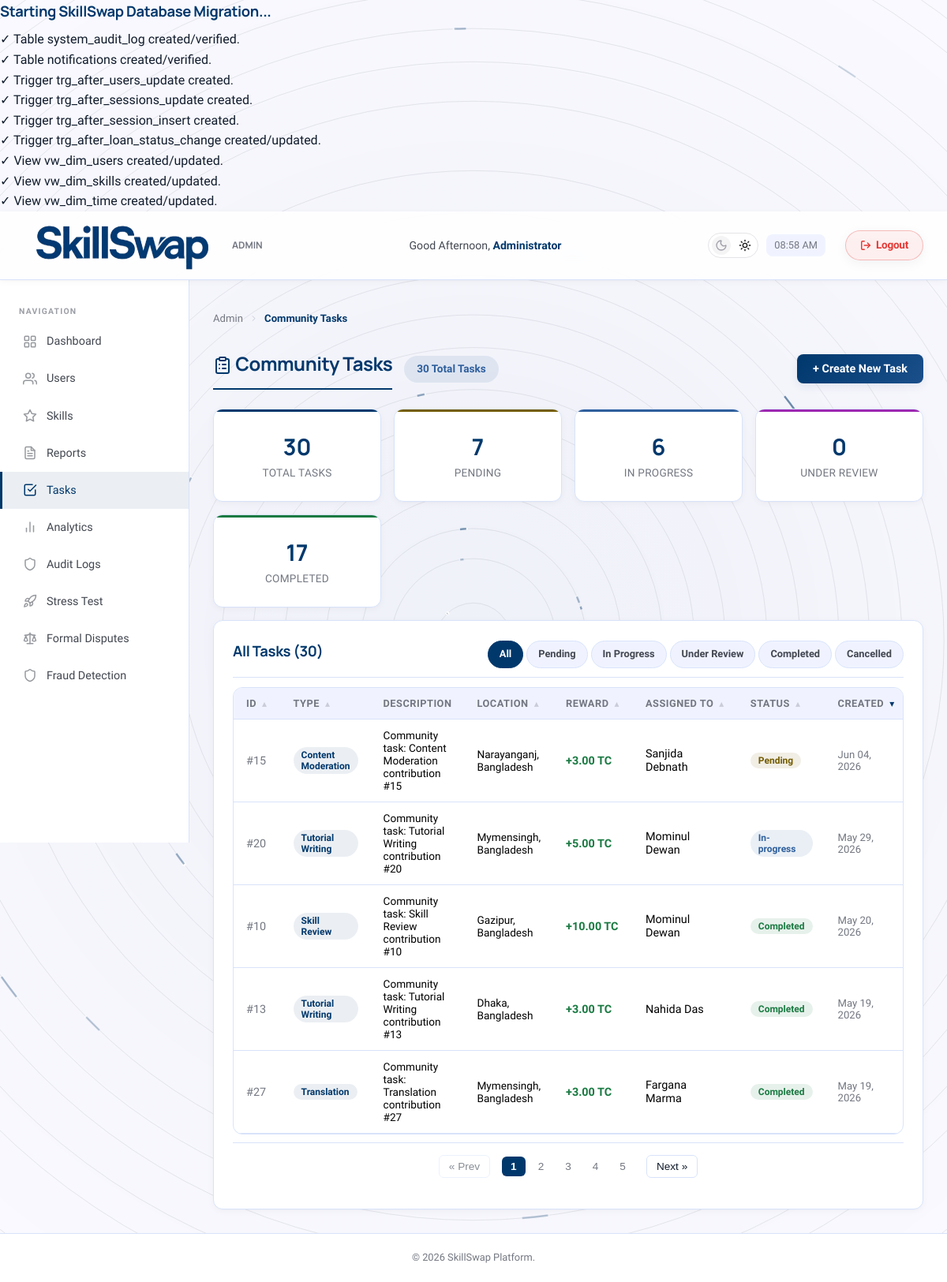
Screenshot of /admin/community_tasks.php (signed in) with the database file from the repository.
### tables this page shows
CREATE TABLE IF NOT EXISTS community_task (
    task_id INT AUTO_INCREMENT PRIMARY KEY,
    user_id INT,
    task_type VARCHAR(50),
    description TEXT,
    location VARCHAR(100),
    credit_reward DECIMAL(10, 2) DEFAULT 5.00,
    status ENUM('pending', 'in-progress', 'under-review', 'completed', 'cancelled') DEFAULT 'pending',
    submission_note TEXT,
    assigned_at TIMESTAMP DEFAULT CURRENT_TIMESTAMP,
    completed_at TIMESTAMP NULL,
    FOREIGN KEY (user_id) REFERENCES users(user_id) ON DELETE SET NULL
);

CREATE TABLE IF NOT EXISTS users (
    user_id INT AUTO_INCREMENT PRIMARY KEY,
    name VARCHAR(100) NOT NULL,
    email VARCHAR(100) UNIQUE NOT NULL,
    password_hash VARCHAR(255) NOT NULL,
    location VARCHAR(100) NOT NULL,
    bio TEXT,
    profile_photo MEDIUMBLOB,
    profile_photo_mime VARCHAR(50),
    reliability_score DECIMAL(5, 2) DEFAULT NULL,
    status ENUM('active', 'suspended') DEFAULT 'active',
    created_at TIMESTAMP DEFAULT CURRENT_TIMESTAMP,
    last_active_at TIMESTAMP DEFAULT CURRENT_TIMESTAMP ON UPDATE CURRENT_TIMESTAMP,
    availability_schedule TEXT,
    availability_locked TINYINT(1) DEFAULT 0
);

### admin/community_tasks.php (the view, shortened to what this page needs)
<?php
require_once __DIR__ . '/../config/db.php';
$status_filter = trim($_GET['status'] ?? '');
$where_clause = '';
$sort = trim($_GET['sort'] ?? 'created');
$order = trim($_GET['order'] ?? 'desc');
$allowed_sorts = [
    'id' => 'ct.task_id',
    'type' => 'ct.task_type',
    'location' => 'ct.location',
    'reward' => 'ct.credit_reward',
    'assigned' => 'u.name',
    'status' => 'ct.status',
    'created' => 'ct.assigned_at'
];
$sort_col = $allowed_sorts[$sort] ?? 'ct.assigned_at';
$order = (strtolower($order) === 'asc') ? 'ASC' : 'DESC';
function getSortUrl($col, $dir, $status) {
    $query = [
        'sort' => $col,
        'order' => $dir
    ];
    return 'community_tasks.php?' . http_build_query($query);
}
function renderSortButtons($col, $current_sort, $current_order, $status) {
    if ($current_sort === $col) {
        if (strtolower($current_order) === 'asc') {
            $url = getSortUrl($col, 'desc', $status);
            return '
            <span class="sort-arrows">
                <a href="' . $url . '" class="sort-arrow active" title="Sorted Ascending. Click to sort Descending">&#x25B4;</a>
            </span>';
        } else {
            $url = getSortUrl($col, 'asc', $status);
            return '
            <span class="sort-arrows">
                <a href="' . $url . '" class="sort-arrow active" title="Sorted Descending. Click to sort Ascending">&#x25BE;</a>
            </span>';
        }
    } else {
        $url = getSortUrl($col, 'asc', $status);
        return '
        <span class="sort-arrows">
            <a href="' . $url . '" class="sort-arrow" title="Click to sort Ascending">&#x25B4;</a>
        </span>';
    }
}
$count_all = $conn->query("SELECT COUNT(*) AS cnt FROM community_task")->fetch_assoc()['cnt'];
$count_pending = $conn->query("SELECT COUNT(*) AS cnt FROM community_task WHERE status = 'pending'")->fetch_assoc()['cnt'];
$count_progress = $conn->query("SELECT COUNT(*) AS cnt FROM community_task WHERE status = 'in-progress'")->fetch_assoc()['cnt'];
$count_review = $conn->query("SELECT COUNT(*) AS cnt FROM community_task WHERE status = 'under-review'")->fetch_assoc()['cnt'];
$count_completed = $conn->query("SELECT COUNT(*) AS cnt FROM community_task WHERE status = 'completed'")->fetch_assoc()['cnt'];
$tasks = $conn->query("
    SELECT ct.*, u.name AS assigned_user
    FROM community_task ct
    LEFT JOIN users u ON ct.user_id = u.user_id
    $where_clause
    ORDER BY $sort_col $order
");
include __DIR__ . '/../includes/admin_header.php';
?>
<div class="page-header">
    <div style="display:flex; align-items:center; gap: 15px;">
        <h1 class="page-title" style="margin:0;"><i data-lucide="clipboard-list" class="lucide-sm"></i> Community Tasks</h1>
        <span class="badge badge-info" style="font-size:0.85rem; padding:6px 16px;"><?php echo $count_all; ?> Total Tasks</span>
    </div>
    <button class="btn btn-primary" onclick="document.getElementById('add-task-modal').classList.add('active')">+ Create New Task</button>
</div>
<?php
function buildTabUrl($status, $sort, $order) {
    $q = [];
    if ($status !== '') $q['status'] = $status;
    if ($sort !== '') $q['sort'] = $sort;
    if ($order !== '') $q['order'] = strtolower($order);
    return '?' . http_build_query($q);
}
?>
<div class="stats-grid" style="margin-bottom:16px;">
    <div class="stat-card stat-card-accent" style="--accent: var(--primary); cursor:pointer;" onclick="location.href='<?php echo buildTabUrl('', $sort, $order); ?>'">
        <span class="stat-value"><?php echo $count_all; ?></span>
        <span class="stat-label">Total Tasks</span>
    </div>
    <div class="stat-card stat-card-accent" style="--accent: var(--warning); cursor:pointer;" onclick="location.href='<?php echo buildTabUrl('pending', $sort, $order); ?>'">
        <span class="stat-value"><?php echo $count_pending; ?></span>
        <span class="stat-label">Pending</span>
    </div>
    <div class="stat-card stat-card-accent" style="--accent: var(--info); cursor:pointer;" onclick="location.href='<?php echo buildTabUrl('in-progress', $sort, $order); ?>'">
        <span class="stat-value"><?php echo $count_progress; ?></span>
        <span class="stat-label">In Progress</span>
    </div>
    <div class="stat-card stat-card-accent" style="--accent: #9c27b0; cursor:pointer;" onclick="location.href='<?php echo buildTabUrl('under-review', $sort, $order); ?>'">
        <span class="stat-value"><?php echo $count_review; ?></span>
        <span class="stat-label">Under Review</span>
    </div>
    <div class="stat-card stat-card-accent" style="--accent: var(--success); cursor:pointer;" onclick="location.href='<?php echo buildTabUrl('completed', $sort, $order); ?>'">
        <span class="stat-value"><?php echo $count_completed; ?></span>
        <span class="stat-label">Completed</span>
    </div>
</div>
<div class="card">
    <div class="card-header" style="flex-wrap:wrap; gap:8px;">
        <h3>
            <?php if ($status_filter): ?>
                <?php echo ucfirst($status_filter); ?> Tasks (<?php echo $tasks->num_rows; ?>)
            <?php else: ?>
                All Tasks (<?php echo $tasks->num_rows; ?>)
            <?php endif; ?>
        </h3>
        <div class="admin-filter-tabs">
            <a href="<?php echo buildTabUrl('', $sort, $order); ?>" class="filter-tab <?php echo $status_filter === '' ? 'active' : ''; ?>">All</a>
            <a href="<?php echo buildTabUrl('pending', $sort, $order); ?>" class="filter-tab <?php echo $status_filter === 'pending' ? 'active' : ''; ?>">Pending</a>
            <a href="<?php echo buildTabUrl('in-progress', $sort, $order); ?>" class="filter-tab <?php echo $status_filter === 'in-progress' ? 'active' : ''; ?>">In Progress</a>
            <a href="<?php echo buildTabUrl('under-review', $sort, $order); ?>" class="filter-tab <?php echo $status_filter === 'under-review' ? 'active' : ''; ?>">Under Review</a>
            <a href="<?php echo buildTabUrl('completed', $sort, $order); ?>" class="filter-tab <?php echo $status_filter === 'completed' ? 'active' : ''; ?>">Completed</a>
            <a href="<?php echo buildTabUrl('cancelled', $sort, $order); ?>" class="filter-tab <?php echo $status_filter === 'cancelled' ? 'active' : ''; ?>">Cancelled</a>
        </div>
    </div>
    <?php if ($tasks->num_rows > 0): ?>
    <div class="table-wrapper">
        <table>
            <thead>
                <tr>
                    <th>
                        <span class="th-content">
                            <span>ID</span>
                            <?php echo renderSortButtons('id', $sort, $order, $status_filter); ?>
                        </span>
                    </th>
                    <th>
                        <span class="th-content">
                            <span>Type</span>
                            <?php echo renderSortButtons('type', $sort, $order, $status_filter); ?>
                        </span>
                    </th>
                    <th>Description</th>
                    <th>
                        <span class="th-content">
                            <span>Location</span>
                            <?php echo renderSortButtons('location', $sort, $order, $status_filter); ?>
                        </span>
                    </th>
                    <th>
                        <span class="th-content">
                            <span>Reward</span>
                            <?php echo renderSortButtons('reward', $sort, $order, $status_filter); ?>
                        </span>
                    </th>
                    <th>
                        <span class="th-content">
                            <span>Assigned To</span>
                            <?php echo renderSortButtons('assigned', $sort, $order, $status_filter); ?>
                        </span>
                    </th>
                    <th>
                        <span class="th-content">
                            <span>Status</span>
                            <?php echo renderSortButtons('status', $sort, $order, $status_filter); ?>
                        </span>
                    </th>
                    <th>
                        <span class="th-content">
                            <span>Created</span>
                            <?php echo renderSortButtons('created', $sort, $order, $status_filter); ?>
                        </span>
                    </th>
                </tr>
            </thead>
            <tbody>
                <?php while ($t = $tasks->fetch_assoc()):
                    $sc = 'badge-warning';
                    if ($t['status'] === 'completed') $sc = 'badge-success';
                    elseif ($t['status'] === 'in-progress') $sc = 'badge-info';
                    elseif ($t['status'] === 'under-review') $sc = 'badge-primary';
                    elseif ($t['status'] === 'cancelled') $sc = 'badge-danger';
                    $desc_short = $t['description'] ? (strlen($t['description']) > 60 ? substr($t['description'], 0, 60) . '…' : $t['description']) : '—';
                ?>
                    <tr style="<?php echo $t['status'] === 'under-review' ? 'background-color:rgba(156,39,176,0.05);' : ''; ?>">
                        <td style="color:var(--text-muted);">#<?php echo $t['task_id']; ?></td>
                        <td><span class="badge badge-orange"><?php echo htmlspecialchars($t['task_type']); ?></span></td>
                        <td style="max-width:240px; font-size:0.85rem;">
                            <div title="<?php echo htmlspecialchars($t['description'] ?? ''); ?>"><?php echo htmlspecialchars($desc_short); ?></div>
                        </td>
                        <td style="font-size:0.85rem;"><?php echo htmlspecialchars($t['location'] ?? '—'); ?></td>
                        <td><strong style="color:var(--success);">+<?php echo number_format($t['credit_reward'], 2); ?> TC</strong></td>
                        <td>
                            <?php if ($t['assigned_user']): ?>
                                <span><?php echo htmlspecialchars($t['assigned_user']); ?></span>
                            <?php else: ?>
                                <span style="color:var(--text-muted); font-style:italic;">Unassigned</span>
                            <?php endif; ?>
                        </td>
                        <td>
                            <span class="badge <?php echo $sc; ?>">
                                <?php
                                if ($t['status'] === 'under-review') echo 'Review';
                                else echo ucfirst($t['status']);
                                ?>
                            </span>
                        </td>
                        <td style="font-size:0.82rem; color:var(--text-muted);"><?php echo date('M d, Y', strtotime($t['assigned_at'])); ?></td>
                    </tr>
                <?php endwhile; ?>
            </tbody>
        </table>
    </div>
    <?php endif; ?>
</div>
<?php include __DIR__ . '/../includes/admin_footer.php'; ?>

### rows the page displays
community_task: task_id "15", task_type "Content Moderation", description "Community task: Content Moderation contribution #15", location "Narayanganj, Bangladesh", credit_reward "3.00", user.name "Sanjida Debnath", status "Pending", assigned_at "Jun 04, 2026"
community_task: task_id "20", task_type "Tutorial Writing", description "Community task: Tutorial Writing contribution #20", location "Mymensingh, Bangladesh", credit_reward "5.00", user.name "Mominul Dewan", status "In-progress", assigned_at "May 29, 2026"
community_task: task_id "10", task_type "Skill Review", description "Community task: Skill Review contribution #10", location "Gazipur, Bangladesh", credit_reward "10.00", user.name "Mominul Dewan", status "Completed", assigned_at "May 20, 2026"
community_task: task_id "13", task_type "Tutorial Writing", description "Community task: Tutorial Writing contribution #13", location "Dhaka, Bangladesh", credit_reward "3.00", user.name "Nahida Das", status "Completed", assigned_at "May 19, 2026"
community_task: task_id "27", task_type "Translation", description "Community task: Translation contribution #27", location "Mymensingh, Bangladesh", credit_reward "3.00", user.name "Fargana Marma", status "Completed", assigned_at "May 19, 2026"

### other values shown
$greeting "Good Afternoon"
$admin_name "Administrator"
$breadcrumb_title "Community Tasks"
$count_all "30"
$count_pending "7"
$count_progress "6"
$count_review "0"
$count_completed "17"
$tasks->num_rows "30"
